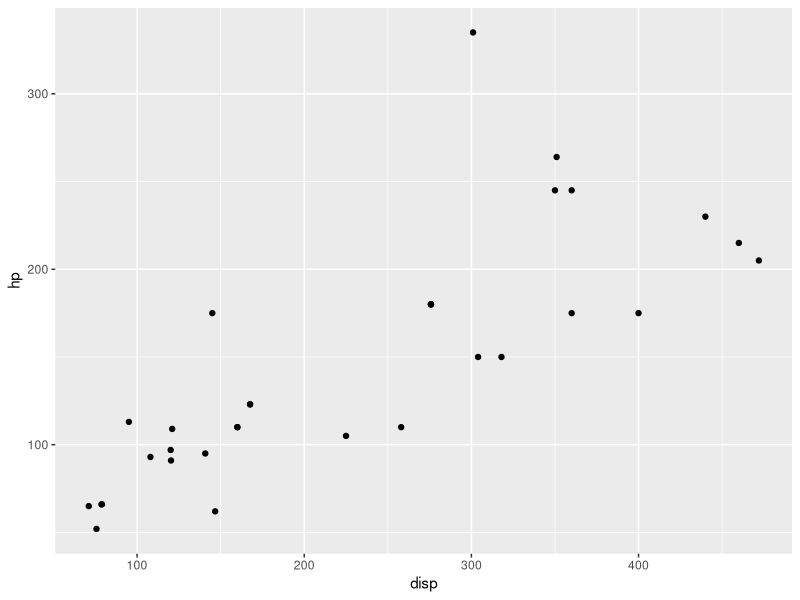
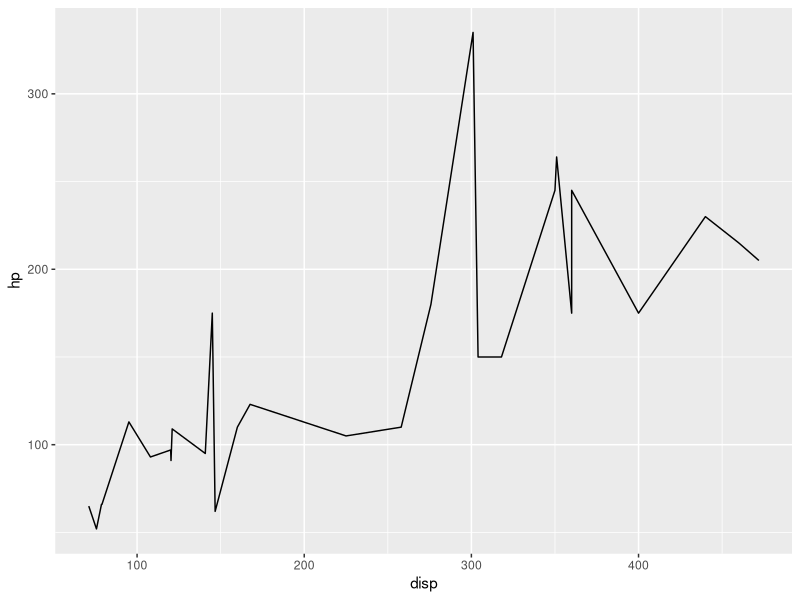
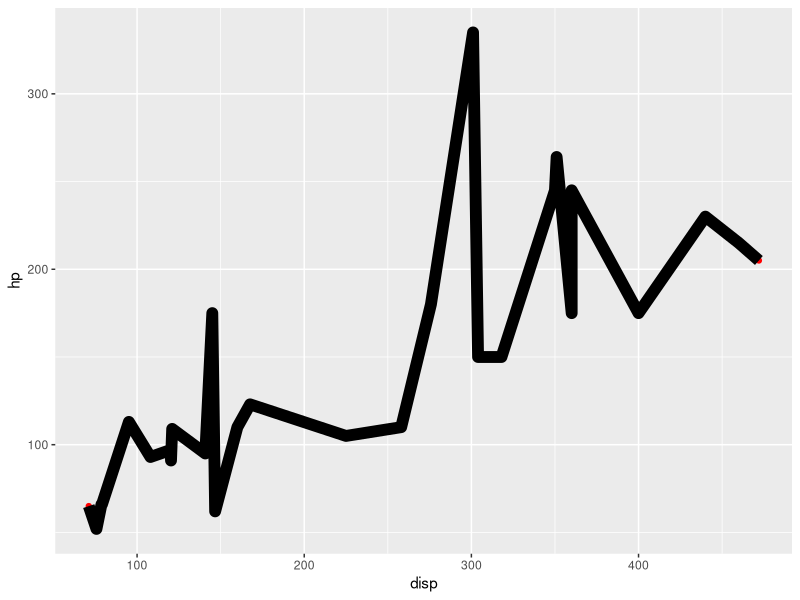
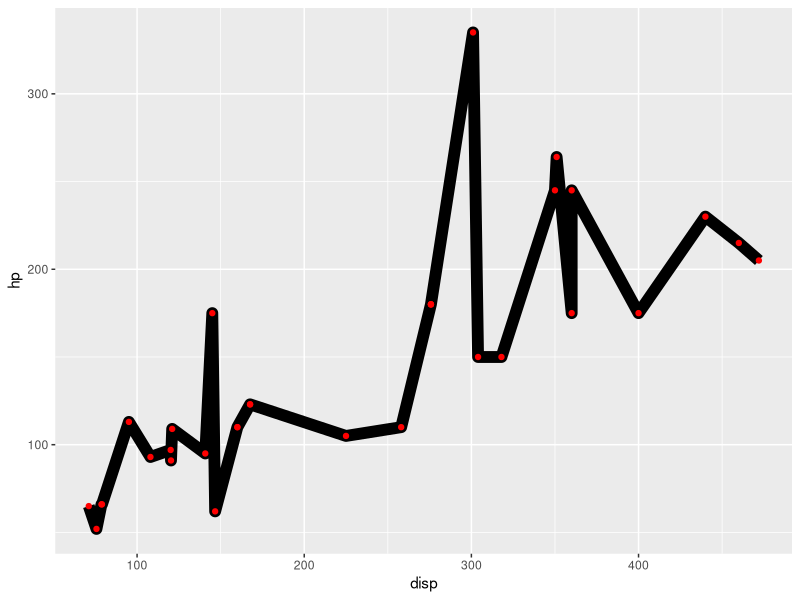
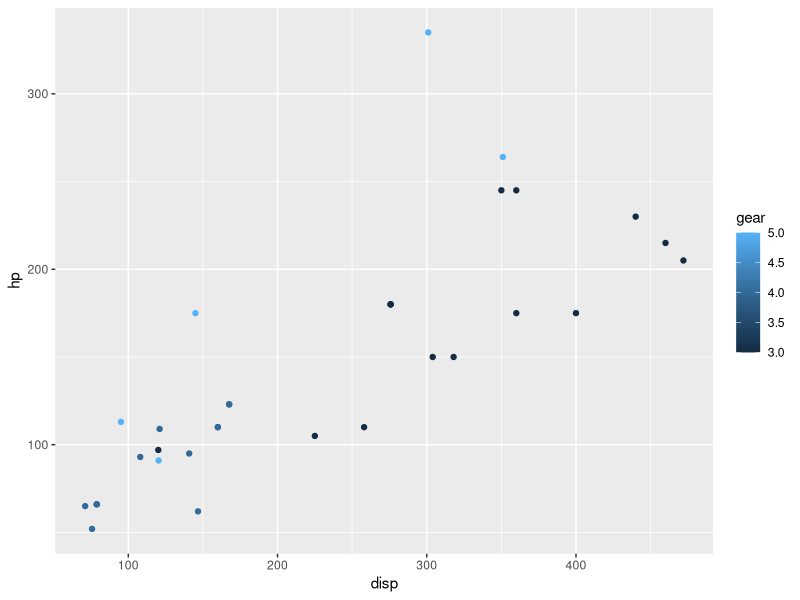
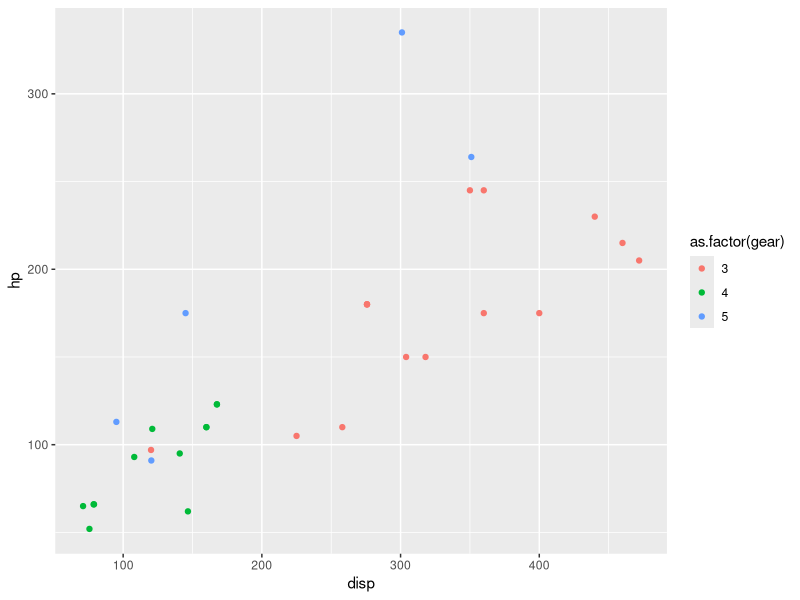
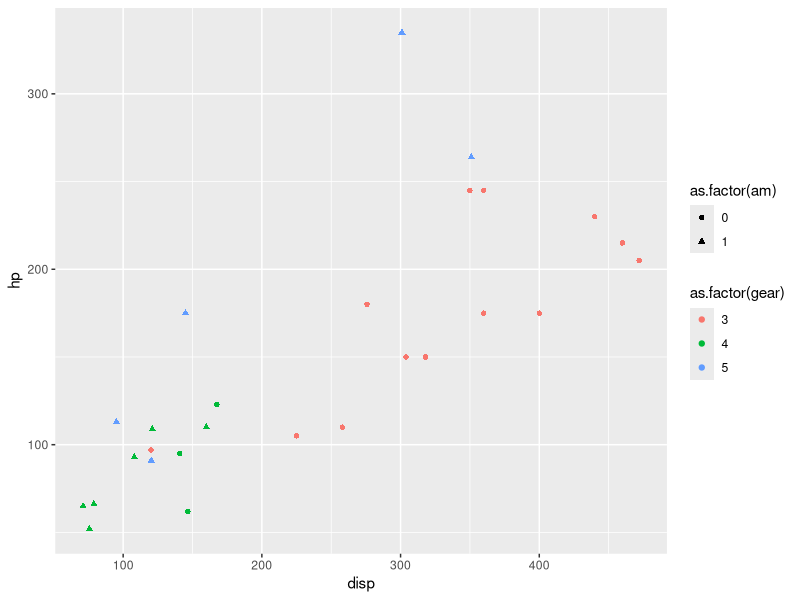
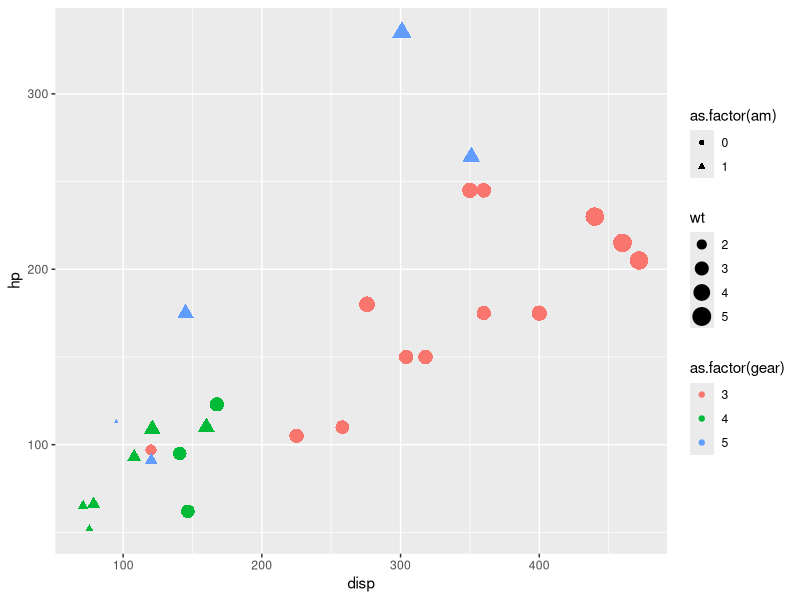

R code for these plots, in order:
## ---- chunk 1
knitr::opts_chunk$set(echo = TRUE)
## ---- chunk 2
library(ggplot2)
## ---- chunk 3
ggplot(data = mtcars) + 
  geom_point(mapping = aes(x = disp, y = hp), 
             stat = "identity") +
  coord_cartesian() +
  scale_x_continuous() +
  scale_y_continuous() +
  theme()
## ---- chunk 4
ggplot(data = mtcars) + 
  geom_line(mapping = aes(x = disp, y = hp), 
             stat = "identity") +
  coord_cartesian() +
  scale_x_continuous() +
  scale_y_continuous() +
  theme()
## ---- chunk 5
ggplot(data = mtcars) + 
  geom_point(mapping = aes(x = disp, y = hp), 
             stat = "identity", color="red") +
  geom_line(mapping = aes(x = disp, y = hp), 
             stat = "identity", size=4) +
  coord_cartesian() +
  scale_x_continuous() +
  scale_y_continuous() +
  theme()
## ---- chunk 6
ggplot(data = mtcars) + 
  geom_line(mapping = aes(x = disp, y = hp), 
             stat = "identity", size=4) +
  geom_point(mapping = aes(x = disp, y = hp), 
             stat = "identity", color="red") +
  coord_cartesian() +
  scale_x_continuous() +
  scale_y_continuous() +
  theme()
## ---- chunk 7
ggplot(data = mtcars) + 
  geom_point(mapping = aes(x = disp, y = hp, color=gear), 
             stat = "identity") +
  coord_cartesian() +
  scale_x_continuous() +
  scale_y_continuous() +
  scale_color_continuous() +
  theme()
## ---- chunk 8
ggplot(data = mtcars) + 
  geom_point(mapping = aes(x = disp, y = hp, color=as.factor(gear)), 
             stat = "identity") +
  coord_cartesian() +
  scale_x_continuous() +
  scale_y_continuous() +
  scale_color_discrete() +
  theme()
## ---- chunk 9
ggplot(data = mtcars) + 
  geom_point(mapping = aes(x = disp, y = hp, color=as.factor(gear), shape=as.factor(am)), 
             stat = "identity") +
  coord_cartesian() +
  scale_x_continuous() +
  scale_y_continuous() +
  scale_color_discrete() +
  scale_shape_discrete() +
  theme()
## ---- chunk 10
ggplot(data = mtcars) + 
  geom_point(mapping = aes(x = disp, y = hp, color=as.factor(gear), 
                           shape=as.factor(am), size=wt),  
             stat = "identity") +
  coord_cartesian() +
  scale_x_continuous() +
  scale_y_continuous() +
  scale_color_discrete() +
  scale_shape_discrete() +
  theme()
## ---- chunk 11
cat("===== geom_point ======\n")
args(geom_point)
cat("===== geom_line ======\n")
args(geom_line)
cat("===== geom_bar ======\n")
args(geom_bar)
cat("===== geom_histogram ======\n")
args(geom_histogram)
cat("===== geom_bin2d ======\n")
args(geom_bin2d)
cat("===== geom_density ======\n")
args(geom_density)
## ---- chunk 12
ggplot(data = mtcars) + 
  geom_point(mapping = aes(x = disp, y = hp), 
             stat = "identity") +
  coord_cartesian() +
  scale_x_continuous() +
  scale_y_continuous() +
  theme()
## ---- chunk 13
ggplot(data = mtcars) + 
  geom_point(mapping = aes(x = disp, y = hp), 
             stat = "identity") +
  coord_flip() +
  scale_x_continuous() +
  scale_y_continuous() +
  theme()
## ---- chunk 14
ggplot(data = mtcars) + 
  geom_point(mapping = aes(x = disp, y = hp), 
             stat = "identity") +
  coord_trans(x="log10", y="log10") +
  scale_x_continuous() +
  scale_y_continuous() +
  theme()
## ---- chunk 15
ggplot(data = mtcars) + 
  geom_point(mapping = aes(x = disp, y = hp), 
             stat = "identity") +
  coord_cartesian() +
  facet_null() +
  scale_x_continuous() +
  scale_y_continuous() +
  theme()
## ---- chunk 16
ggplot(data = mtcars) + 
  geom_point(mapping = aes(x = disp, y = hp), 
             stat = "identity") +
  coord_cartesian() +
  facet_grid(. ~ am ) +
  scale_x_continuous() +
  scale_y_continuous() +
  theme()
## ---- chunk 17
ggplot(data = mtcars) + 
  geom_point(mapping = aes(x = disp, y = hp), 
             stat = "identity") +
  coord_cartesian() +
  facet_grid(am ~ . ) +
  scale_x_continuous() +
  scale_y_continuous() +
  theme()
## ---- chunk 18
ggplot(data = mtcars) + 
  geom_point(mapping = aes(x = disp, y = hp), 
             stat = "identity") +
  coord_cartesian() +
  facet_grid(am ~ gear ) +
  scale_x_continuous() +
  scale_y_continuous() +
  theme()
## ---- chunk 19
ggplot(data = mtcars) + 
  geom_point(mapping = aes(x = disp, y = hp), 
             stat = "identity") +
  coord_cartesian() +
  facet_grid(am + gear ~ .) +
  scale_x_continuous() +
  scale_y_continuous() +
  theme()
## ---- chunk 20
ggplot(data = mtcars) + 
  geom_point(mapping = aes(x = disp, y = hp, color=gear), 
             stat = "identity") +
  coord_cartesian() +
  facet_null() +
  scale_x_continuous() +
  scale_y_continuous() +
  scale_color_continuous() +
  theme()
## ---- chunk 21
ggplot(data = mtcars) + 
  geom_point(mapping = aes(x = disp, y = hp, color=as.factor(gear)), 
             stat = "identity") +
  coord_cartesian() +
  facet_null() +
  scale_x_continuous(name = "Displacemen (cu.in.)", 
                     breaks = c(100, 150, 200, 250, 300, 350, 400),
                     labels = c("0.10k", "0.15k", "0.20k", "0.25k", "0.30k", "0.35k", "0.40k")) +
  scale_y_continuous(name = "Gross horsepower", limits = c(0, 500)) +
  scale_color_manual(values = c("3"="red", "4"="blue", "5"="green"),
                     name="Gear") +
  theme()
## ---- chunk 22
ggplot(data = mtcars) + 
  geom_point(mapping = aes(x = disp, y = hp, color=gear), 
             stat = "identity") +
  coord_cartesian() +
  facet_null() +
  scale_x_continuous() +
  scale_y_continuous() +
  scale_color_continuous() +
  theme()
## ---- chunk 23
ggplot(data = mtcars) + 
  geom_point(mapping = aes(x = disp, y = hp, color=gear), 
             stat = "identity") +
  coord_cartesian() +
  facet_null() +
  scale_x_continuous() +
  scale_y_continuous() +
  scale_color_continuous() +
  theme_bw()
## ---- chunk 24
ggplot(data = mtcars) + 
  geom_point(mapping = aes(x = disp, y = hp, color=gear), 
             stat = "identity") +
  coord_cartesian() +
  facet_null() +
  scale_x_continuous() +
  scale_y_continuous() +
  scale_color_continuous() +
  theme_classic()
## ---- chunk 25
ggplot(data = mtcars) + 
  geom_point(mapping = aes(x = disp, y = hp, color=gear), 
             stat = "identity") +
  coord_cartesian() +
  facet_null() +
  scale_x_continuous() +
  scale_y_continuous() +
  scale_color_continuous() +
  theme_minimal()
